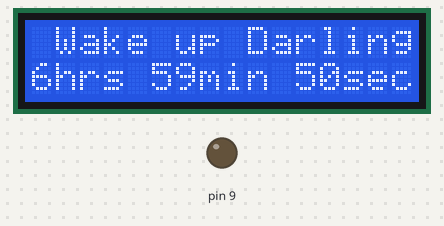
Recording of a sketch running on a simulated Arduino Uno, built with avr-gcc and run on an emulated ATmega328P. Shown: 16×2 character LCD, output pins drawn as LEDs (lit = HIGH). The local clock reads 2024-03-15 10:24:30 at power-on unless the sketch sets it.

Above: at 0.1 s.
At 9.8 s:
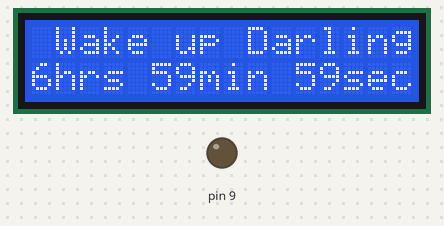
At 19.4 s:
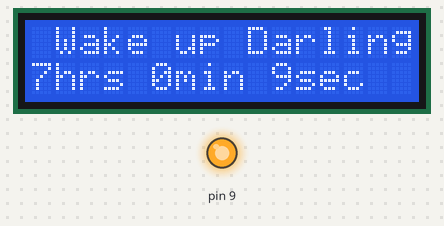
At 38.7 s:
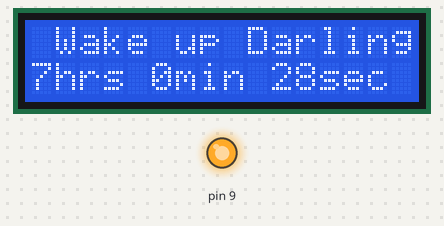
Timing chart, 0 to 40.0 s (numbered marks = the images above):
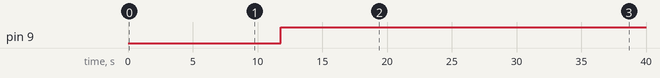

Measured:
- by itself, pin 9: LOW → HIGH at 11.8 s
- what the display in image 0 shows lasts 1.0 s, from 0.1 s to 1.1 s

The sketch:

WakeUpDarling.ino
```cpp
// (licence header left out)
#include <DS3231.h> //download if you don't have it yet.
#include <LiquidCrystal.h>

DS3231  rtc(SDA, SCL);
Time t;
LiquidCrystal lcd(7, 6, 5, 4, 3, 2);


void setup()
{
  // Setup Serial connection
  Serial.begin(115200);
  pinMode(9, OUTPUT);
  digitalWrite(9, LOW);
  rtc.begin();

  rtc.setTime(6, 59, 50);     // Set the real time for the module
  //<hour, minutes, seconds> (24hr format)
  //rtc.setDate(1, 8, 2017);   // Uncomment to set the date to January 1st, 2014 (optional)
}

void loop()
{
  t = rtc.getTime();

  lcd.begin(16, 2);
  lcd.clear();
  // Send time
  lcd.setCursor(1,0);
  lcd.print("Wake up Darling");
  lcd.setCursor(0,1);
  lcd.print(t.hour, DEC);
  lcd.print("hrs ");
  lcd.print(t.min, DEC);
  lcd.print("min ");
  lcd.print(t.sec, DEC);
  lcd.print("sec");
  delay(1000);

  //set alarm:

  if (t.hour == 7 && t.min == 0) //time to wake up
  {
    digitalWrite (9, HIGH); //turns on coffee machine
  }
  if (t.hour == 9 && t.min == 0) //time to leave
  {
    digitalWrite (9, LOW); //turn off coffee machine
  }

}
```
